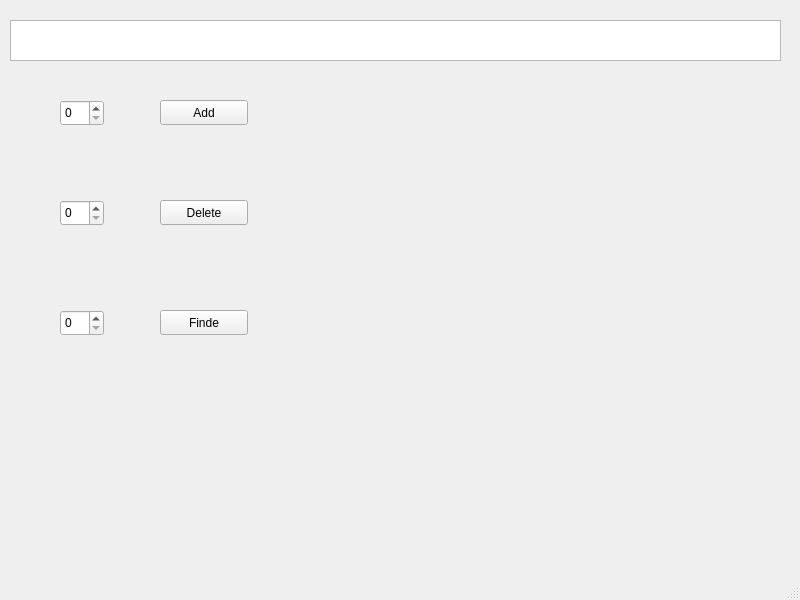
<?xml version="1.0" encoding="UTF-8"?>
<ui version="4.0">
 <class>MainWindow</class>
 <widget class="QMainWindow" name="MainWindow">
  <property name="geometry">
   <rect>
    <x>0</x>
    <y>0</y>
    <width>800</width>
    <height>600</height>
   </rect>
  </property>
  <property name="windowTitle">
   <string>MainWindow</string>
  </property>
  <widget class="QWidget" name="centralwidget">
   <widget class="QTextEdit" name="textEdit">
    <property name="geometry">
     <rect>
      <x>10</x>
      <y>20</y>
      <width>771</width>
      <height>41</height>
     </rect>
    </property>
   </widget>
   <widget class="QSpinBox" name="add">
    <property name="geometry">
     <rect>
      <x>60</x>
      <y>100</y>
      <width>44</width>
      <height>26</height>
     </rect>
    </property>
    <property name="maximum">
     <number>999999999</number>
    </property>
   </widget>
   <widget class="QSpinBox" name="Delete">
    <property name="geometry">
     <rect>
      <x>60</x>
      <y>200</y>
      <width>44</width>
      <height>26</height>
     </rect>
    </property>
    <property name="maximum">
     <number>999999999</number>
    </property>
   </widget>
   <widget class="QSpinBox" name="finde">
    <property name="geometry">
     <rect>
      <x>60</x>
      <y>310</y>
      <width>44</width>
      <height>26</height>
     </rect>
    </property>
    <property name="maximum">
     <number>999999999</number>
    </property>
   </widget>
   <widget class="QPushButton" name="add_button">
    <property name="geometry">
     <rect>
      <x>160</x>
      <y>100</y>
      <width>88</width>
      <height>25</height>
     </rect>
    </property>
    <property name="text">
     <string>Add</string>
    </property>
   </widget>
   <widget class="QPushButton" name="delete_button">
    <property name="geometry">
     <rect>
      <x>160</x>
      <y>200</y>
      <width>88</width>
      <height>25</height>
     </rect>
    </property>
    <property name="text">
     <string>Delete</string>
    </property>
   </widget>
   <widget class="QPushButton" name="finde_pushbotton">
    <property name="geometry">
     <rect>
      <x>160</x>
      <y>310</y>
      <width>88</width>
      <height>25</height>
     </rect>
    </property>
    <property name="text">
     <string>Finde</string>
    </property>
   </widget>
  </widget>
  <widget class="QMenuBar" name="menubar">
   <property name="geometry">
    <rect>
     <x>0</x>
     <y>0</y>
     <width>800</width>
     <height>22</height>
    </rect>
   </property>
  </widget>
  <widget class="QStatusBar" name="statusbar"/>
 </widget>
 <resources/>
 <connections/>
</ui>
